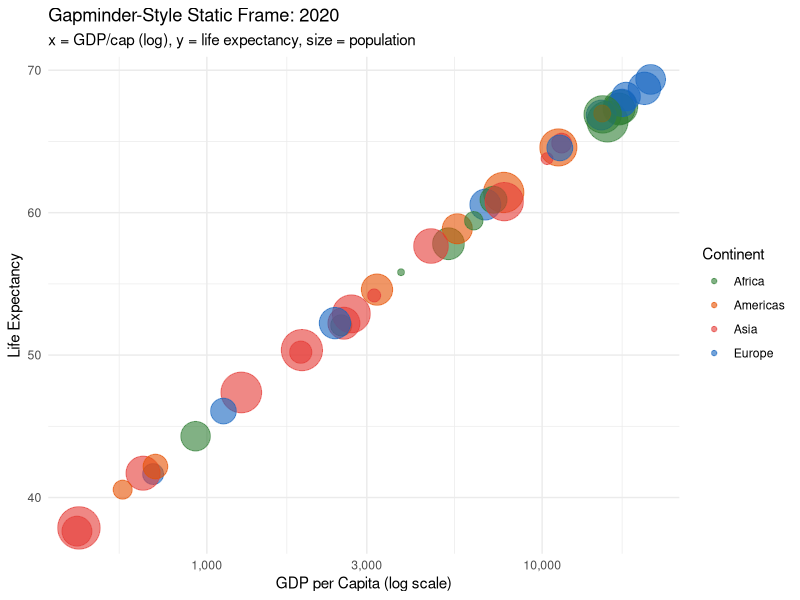
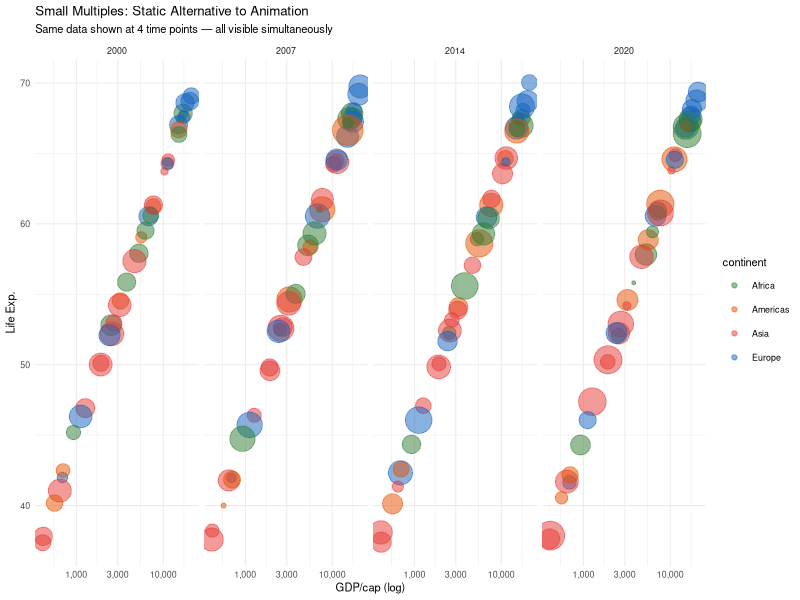
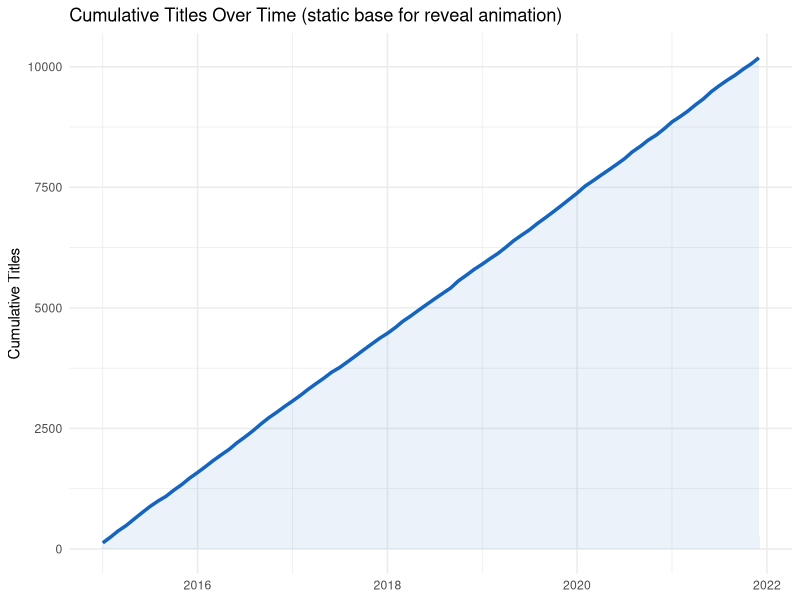
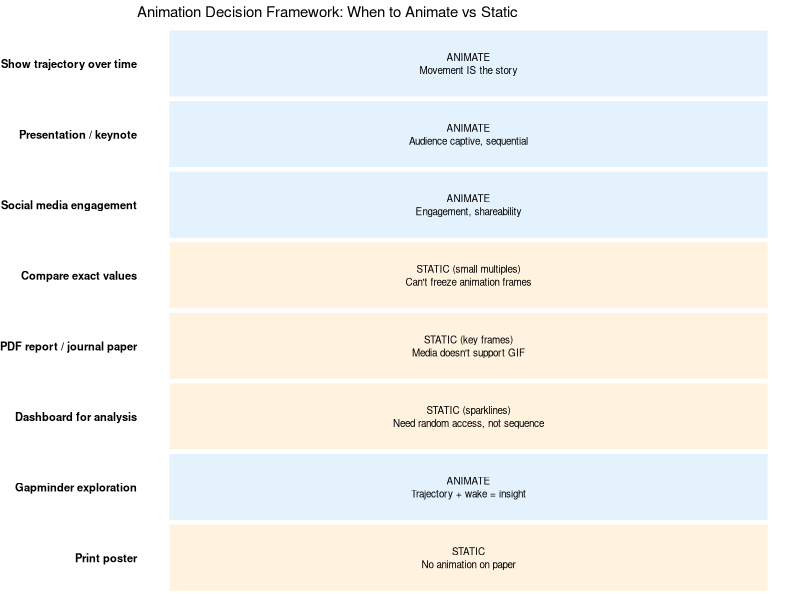
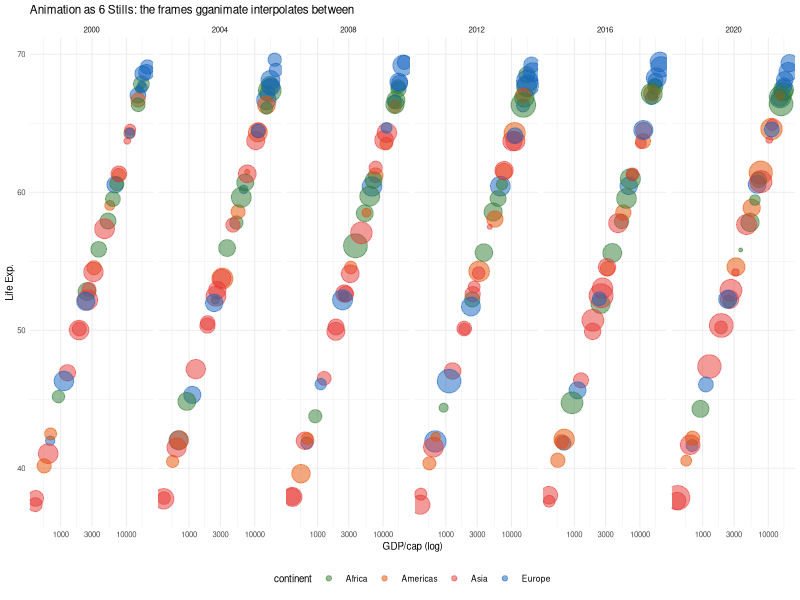

The R source for these figures, in order:
# ============================================================
# Workshop 6 — Module 6: Animation Fundamentals
# Integrated R Script — UNYT Tirana
# ============================================================
library(tidyverse); library(patchwork); dir.create("output", showWarnings = FALSE)

# ── 1. SIMULATED GAPMINDER-STYLE DATA ───────────────────
set.seed(42); n_countries <- 40
base_gdp <- exp(runif(n_countries, 6, 10))
continents <- sample(c("Europe", "Asia", "Africa", "Americas"),
  n_countries, replace = TRUE, prob = c(0.25, 0.30, 0.25, 0.20))

df <- tibble()
for (yr in 2000:2020) {
  noise_gdp <- rnorm(n_countries, 0, 0.05)
  noise_life <- rnorm(n_countries, 0, 0.3)
  growth <- 1 + 0.02 + noise_gdp  # ~2% annual growth
  base_gdp <<- base_gdp * growth
  life_exp <- 45 + 8 * log(base_gdp / 1000) + noise_life
  pop <- abs(rnorm(n_countries, 5e6, 3e6)) * (1 + (yr - 2000) * 0.01)
  df <- bind_rows(df, tibble(
    country = paste0("Country_", 1:n_countries),
    year = yr,
    gdp = base_gdp,
    life_exp = pmin(life_exp, 85),
    pop = pop,
    continent = continents))
}

# ── 2. STATIC FRAME (2020) — the base plot ──────────────
p_static <- df |>
  filter(year == 2020) |>
  ggplot(aes(x = gdp, y = life_exp, size = pop, color = continent)) +
  geom_point(alpha = 0.6) +
  scale_x_log10(labels = scales::comma) +
  scale_size(range = c(2, 14), guide = "none") +
  scale_color_manual(values = c(
    Europe = "#1565C0", Asia = "#E53935",
    Africa = "#2E7D32", Americas = "#E65100")) +
  theme_minimal() +
  labs(title = "Gapminder-Style Static Frame: 2020",
       subtitle = "x = GDP/cap (log), y = life expectancy, size = population",
       x = "GDP per Capita (log scale)", y = "Life Expectancy",
       color = "Continent")
ggsave("output/gapminder_static_2020.png", p_static, width = 9, height = 6, dpi = 300)

# ── 3. FOUR KEY FRAMES (small multiples alternative) ────
key_years <- c(2000, 2007, 2014, 2020)
p_keyframes <- df |>
  filter(year %in% key_years) |>
  ggplot(aes(x = gdp, y = life_exp, size = pop, color = continent)) +
  geom_point(alpha = 0.5) +
  scale_x_log10(labels = scales::comma) +
  scale_size(range = c(1, 10), guide = "none") +
  scale_color_manual(values = c(
    Europe = "#1565C0", Asia = "#E53935",
    Africa = "#2E7D32", Americas = "#E65100")) +
  facet_wrap(~year, ncol = 4) +
  theme_minimal(base_size = 8) +
  labs(title = "Small Multiples: Static Alternative to Animation",
       subtitle = "Same data shown at 4 time points — all visible simultaneously",
       x = "GDP/cap (log)", y = "Life Exp.")
ggsave("output/gapminder_keyframes.png", p_keyframes, width = 16, height = 5, dpi = 300)

# ── 4. LINE REVEAL ANIMATION (transition_reveal) ────────
# Simulated Netflix-style cumulative data
nf_sim <- tibble(
  date = seq(as.Date("2015-01-01"), as.Date("2021-12-01"), by = "month"),
  titles = cumsum(rpois(84, 120)))

p_line_static <- ggplot(nf_sim, aes(x = date, y = titles)) +
  geom_line(color = "#1565C0", linewidth = 1.2) +
  geom_area(fill = "#1565C0", alpha = 0.08) +
  theme_minimal() +
  labs(title = "Cumulative Titles Over Time (static base for reveal animation)",
       x = NULL, y = "Cumulative Titles")
ggsave("output/line_reveal_static.png", p_line_static, width = 9, height = 4, dpi = 300)

# ANIMATED VERSION (uncomment to run — requires gganimate + gifski)
# library(gganimate)
#
# ── transition_reveal: line grows left-to-right ──
# p_reveal <- ggplot(nf_sim, aes(x = date, y = titles)) +
#   geom_line(color = "#1565C0", linewidth = 1.2) +
#   geom_area(fill = "#1565C0", alpha = 0.08) +
#   geom_point(color = "#E53935", size = 3) +  # dot at growing tip
#   theme_minimal() +
#   transition_reveal(date) +
#   labs(title = "Netflix Cumulative Titles",
#        subtitle = "Date: {frame_along}",
#        x = NULL, y = "Cumulative")
# animate(p_reveal, nframes = 84, fps = 10, width = 800, height = 400,
#   renderer = gifski_renderer("output/line_reveal.gif"))

# ── 5. gganimate: GAPMINDER (transition_time) ───────────
# p_gap <- df |>
#   ggplot(aes(x = gdp, y = life_exp, size = pop, color = continent)) +
#   geom_point(alpha = 0.6) +
#   scale_x_log10(labels = scales::comma) +
#   scale_size(range = c(2, 14), guide = "none") +
#   scale_color_manual(values = c(
#     Europe = "#1565C0", Asia = "#E53935",
#     Africa = "#2E7D32", Americas = "#E65100")) +
#   theme_minimal() +
#   # --- Animation layers ---
#   transition_time(year) +
#   labs(title = "Year: {frame_time}",
#        x = "GDP per Capita (log)", y = "Life Expectancy") +
#   ease_aes("cubic-in-out") +
#   shadow_wake(wake_length = 0.08, alpha = 0.2)
#
# animate(p_gap,
#   nframes = 120,  # total frames
#   fps = 10,       # frames per second
#   width = 800,
#   height = 600,
#   renderer = gifski_renderer("output/gapminder.gif"))

# ── 6. gganimate TRANSITIONS CHEATSHEET ─────────────────
# transition_time(year)      → continuous time (Gapminder)
# transition_states(year)    → discrete states (bar chart race)
# transition_reveal(date)    → cumulative reveal (line growing)
# transition_filter(cond)    → show/hide based on logical filter
# transition_layers()        → add layers sequentially
#
# EASING:
# ease_aes("linear")         → constant speed
# ease_aes("cubic-in-out")   → smooth acceleration/deceleration
# ease_aes("bounce-out")     → bouncing effect at end
#
# SHADOWS:
# shadow_wake(wake_length=)  → fading trail behind points
# shadow_mark(past=TRUE)     → keep all previous positions
# shadow_trail()             → dot trail following trajectory
#
# RENDERING:
# gifski_renderer()          → GIF (recommended)
# ffmpeg_renderer()          → MP4/video
# av_renderer()              → MP4 via av package

# ── 7. WHEN TO ANIMATE: DECISION FRAMEWORK ──────────────
# Create a visual reference card
decision <- tibble(
  scenario = c(
    "Show trajectory over time",
    "Presentation / keynote",
    "Social media engagement",
    "Compare exact values",
    "PDF report / journal paper",
    "Dashboard for analysis",
    "Gapminder exploration",
    "Print poster"),
  recommendation = c(
    "ANIMATE", "ANIMATE", "ANIMATE",
    "STATIC (small multiples)", "STATIC (key frames)",
    "STATIC (sparklines)", "ANIMATE", "STATIC"),
  reason = c(
    "Movement IS the story",
    "Audience captive, sequential",
    "Engagement, shareability",
    "Can't freeze animation frames",
    "Media doesn't support GIF",
    "Need random access, not sequence",
    "Trajectory + wake = insight",
    "No animation on paper"))

p_decision <- ggplot(decision,
  aes(x = fct_rev(fct_inorder(scenario)),
      y = 1, fill = recommendation)) +
  geom_tile(color = "white", linewidth = 1.5, height = 0.8) +
  geom_text(aes(label = paste0(recommendation, "\n", reason)),
    size = 2.5, lineheight = 1.1) +
  scale_fill_manual(values = c(
    ANIMATE = "#E3F2FD",
    "STATIC (small multiples)" = "#FFF3E0",
    "STATIC (key frames)" = "#FFF3E0",
    "STATIC (sparklines)" = "#FFF3E0",
    STATIC = "#FFF3E0")) +
  coord_flip() +
  theme_void(base_size = 9) +
  theme(axis.text.y = element_text(hjust = 1, face = "bold", size = 8),
        legend.position = "none") +
  labs(title = "Animation Decision Framework: When to Animate vs Static")
ggsave("output/animate_decision.png", p_decision, width = 10, height = 5, dpi = 300)

# ── 8. FRAME SEQUENCE (simulating animation as stills) ──
# Show the "animation" as a sequence of 6 stills
years_seq <- c(2000, 2004, 2008, 2012, 2016, 2020)
p_sequence <- df |>
  filter(year %in% years_seq) |>
  ggplot(aes(x = gdp, y = life_exp, size = pop, color = continent)) +
  geom_point(alpha = 0.5) +
  scale_x_log10() + scale_size(range = c(1, 8), guide = "none") +
  scale_color_manual(values = c(
    Europe = "#1565C0", Asia = "#E53935",
    Africa = "#2E7D32", Americas = "#E65100")) +
  facet_wrap(~year, ncol = 6) +
  theme_minimal(base_size = 7) +
  theme(legend.position = "bottom", legend.text = element_text(size = 6)) +
  labs(title = "Animation as 6 Stills: the frames gganimate interpolates between",
       x = "GDP/cap (log)", y = "Life Exp.")
ggsave("output/frame_sequence.png", p_sequence, width = 16, height = 4, dpi = 300)

cat("\n── All W06-M06 R outputs saved ──\n")
cat("Figures: gapminder_static_2020, gapminder_keyframes,\n")
cat("  line_reveal_static, animate_decision, frame_sequence\n")
cat("Animation code: commented out (requires gganimate + gifski)\n")
